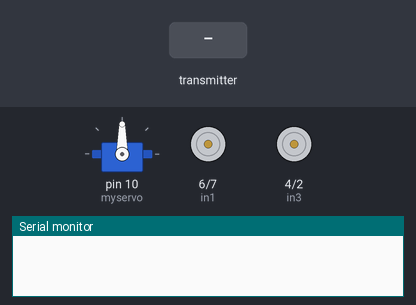
This sketch was run on a simulated Arduino Uno, built with avr-gcc and run on an emulated ATmega328P. Parts: servo, motor-driver pin pairs drawn as motors (green arrow = first pin HIGH = forward, orange = second pin HIGH = backward, longer = more drive, scaled by the enable pin), the last lines printed to the serial monitor. Inputs (shaded band) come from the test bench. No radio packets arrive unless stated.

Above: at 1.2 s.
1.3 s: the transmitter starts sending channel.0 = 0
At 1.6 s:
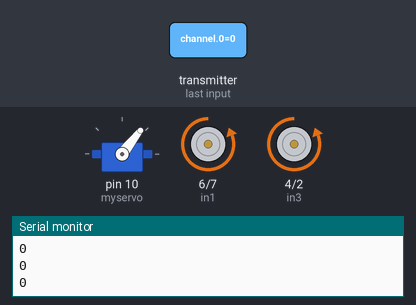
2.8 s: the transmitter starts sending channel.1 = 256
At 4.0 s:
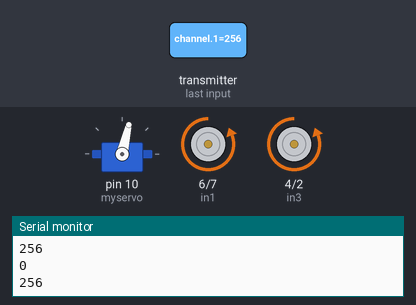
4.3 s: the transmitter starts sending channel.0 = 512
At 5.1 s:
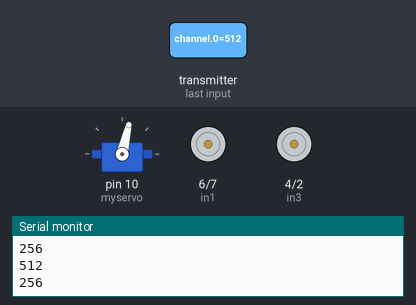
5.8 s: the transmitter starts sending channel.1 = 1023
At 6.3 s:
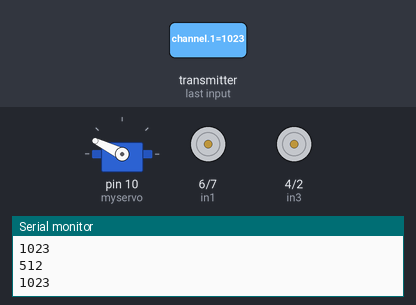
7.3 s: the transmitter starts sending channel.0 = 256
At 8.5 s:
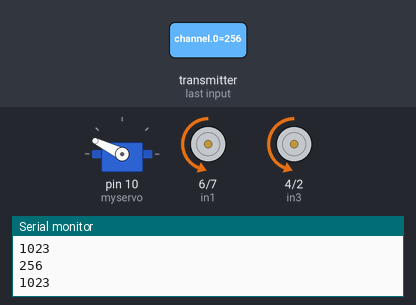
8.8 s: the transmitter starts sending channel.1 = 0
At 9.7 s:
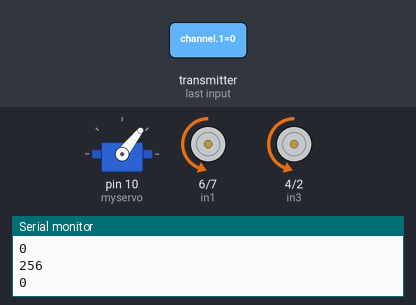
Timing chart, 0 to 11.3 s (numbered marks = the images above; inputs shaded):
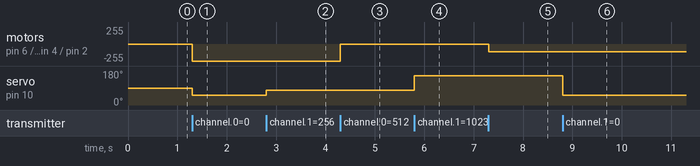

The sketch:

HAZITECH_Cybertruck_RX.ino
```cpp
#include <SPI.h>
#include <nRF24L01.h>
#include <RF24.h>
#include <Servo.h>

#define enA 5
#define in1 6
#define in2 7
#define in3 4
#define in4 2
#define enB 3
#define SERVO_PIN 10

Servo myservo;
RF24 radio(8, 9); // CE, CSN
const byte address[6] = "00001";
char receivedData[32] = "";
int CH1, CH2;
int motorSpeedA = 0;
int motorSpeedB = 0;
int channel[2];
bool txConnected = false;  // Új változó a TX kapcsolat állapotának tárolására

void setup()
{
  pinMode(enA, OUTPUT);
  pinMode(in1, OUTPUT);
  pinMode(in2, OUTPUT);
  pinMode(in3, OUTPUT);
  pinMode(in4, OUTPUT);
  pinMode(enB, OUTPUT);
  myservo.attach(10);
  Serial.begin(9600);
  radio.begin();
  radio.openReadingPipe(0, address);
  radio.setPALevel(RF24_PA_MAX);
  radio.startListening();

  digitalWrite(in1, LOW);
  digitalWrite(in2, LOW);
  digitalWrite(in3, HIGH);
  digitalWrite(in4, LOW);
}

void loop()
{
  if (radio.available())
  {
    radio.read(channel, sizeof(channel));
    radio.read(&receivedData, sizeof(receivedData));
    CH2 = channel[0];
    CH1 = channel[1];

    // Ha a TX kapcsolatot érzékeli, akkor engedélyezi a vezérlőműveleteket
    txConnected = true;

    Serial.println(CH2);
    Serial.println(CH1);
  }
  else
  {
    // Ha nincs TX kapcsolat, letiltja a vezérlőműveleteket
    txConnected = false;

    motorSpeedA = 0;
    motorSpeedB = 0;
  }

  // Csak akkor hajtja végre a vezérlőműveleteket, ha a TX kapcsolat aktív
  if (txConnected)
  {
    // A további vezérlőműveletek itt vannak

    if (CH2 < 470)
    {
      digitalWrite(in1, LOW);
      digitalWrite(in2, HIGH);
      digitalWrite(in3, LOW);
      digitalWrite(in4, HIGH);

      motorSpeedA = map(CH2, 470, 0, 0, 255);
      motorSpeedB = map(CH2, 470, 0, 0, 255);
    }
    else if (CH2 > 550)
    {
      digitalWrite(in1, HIGH);
      digitalWrite(in2, LOW);
      digitalWrite(in3, HIGH);
      digitalWrite(in4, LOW);

      motorSpeedA = map(CH2, 550, 1023, 0, 255);
      motorSpeedB = map(CH2, 550, 1023, 0, 255);
    }
    else
    {
      motorSpeedA = 0;
      motorSpeedB = 0;
    }

    myservo.write((CH1 + 520) / 10);

    if (motorSpeedA < 70)
    {
      motorSpeedA = 0;
    }
    if (motorSpeedB < 70)
    {
      motorSpeedB = 0;
    }

    analogWrite(enA, motorSpeedA);
    analogWrite(enB, motorSpeedB);
  }

}
```

Measured:
- after the input at 1.3 s, motor on pin 6 (in1) / pin 7 (in2), motor on pin 4 (in3) / pin 2 (in4): stopped → backward 255/255 at once; servo on pin 10 (myservo): 90° → 52° at once
- after the input at 2.8 s, servo on pin 10 (myservo): 52° → 77° at once
- after the input at 4.3 s, motor on pin 6 (in1) / pin 7 (in2), motor on pin 4 (in3) / pin 2 (in4): backward 255/255 → stopped at once
- after the input at 5.8 s, servo on pin 10 (myservo): 77° → 154° at once
- after the input at 7.3 s, motor on pin 6 (in1) / pin 7 (in2), motor on pin 4 (in3) / pin 2 (in4): stopped → backward 116/255 at once
- after the input at 8.8 s, servo on pin 10 (myservo): 154° → 52° at once
